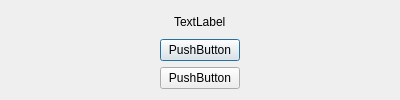
<?xml version="1.0" encoding="UTF-8"?>
<ui version="4.0">
 <class>dialog</class>
 <widget class="QDialog" name="dialog">
  <property name="geometry">
   <rect>
    <x>0</x>
    <y>0</y>
    <width>400</width>
    <height>100</height>
   </rect>
  </property>
  <property name="windowTitle">
   <string>Punch Line</string>
  </property>
  <layout class="QVBoxLayout" name="verticalLayout_2">
   <item>
    <layout class="QHBoxLayout" name="horizontalLayout">
     <item>
      <spacer name="horizontalSpacer">
       <property name="orientation">
        <enum>Qt::Horizontal</enum>
       </property>
       <property name="sizeHint" stdset="0">
        <size>
         <width>40</width>
         <height>20</height>
        </size>
       </property>
      </spacer>
     </item>
     <item>
      <widget class="QLabel" name="punch_line_label">
       <property name="text">
        <string>TextLabel</string>
       </property>
      </widget>
     </item>
     <item>
      <spacer name="horizontalSpacer_2">
       <property name="orientation">
        <enum>Qt::Horizontal</enum>
       </property>
       <property name="sizeHint" stdset="0">
        <size>
         <width>40</width>
         <height>20</height>
        </size>
       </property>
      </spacer>
     </item>
    </layout>
   </item>
   <item>
    <layout class="QHBoxLayout" name="horizontalLayout_2">
     <item>
      <spacer name="horizontalSpacer_3">
       <property name="orientation">
        <enum>Qt::Horizontal</enum>
       </property>
       <property name="sizeHint" stdset="0">
        <size>
         <width>40</width>
         <height>20</height>
        </size>
       </property>
      </spacer>
     </item>
     <item>
      <widget class="QPushButton" name="okay_btn">
       <property name="text">
        <string>PushButton</string>
       </property>
      </widget>
     </item>
     <item>
      <spacer name="horizontalSpacer_4">
       <property name="orientation">
        <enum>Qt::Horizontal</enum>
       </property>
       <property name="sizeHint" stdset="0">
        <size>
         <width>40</width>
         <height>20</height>
        </size>
       </property>
      </spacer>
     </item>
    </layout>
   </item>
   <item>
    <layout class="QHBoxLayout" name="horizontalLayout_3">
     <item>
      <spacer name="horizontalSpacer_5">
       <property name="orientation">
        <enum>Qt::Horizontal</enum>
       </property>
       <property name="sizeHint" stdset="0">
        <size>
         <width>40</width>
         <height>20</height>
        </size>
       </property>
      </spacer>
     </item>
     <item>
      <widget class="QPushButton" name="close_btn">
       <property name="text">
        <string>PushButton</string>
       </property>
      </widget>
     </item>
     <item>
      <spacer name="horizontalSpacer_6">
       <property name="orientation">
        <enum>Qt::Horizontal</enum>
       </property>
       <property name="sizeHint" stdset="0">
        <size>
         <width>40</width>
         <height>20</height>
        </size>
       </property>
      </spacer>
     </item>
    </layout>
   </item>
  </layout>
 </widget>
 <resources/>
 <connections/>
</ui>
